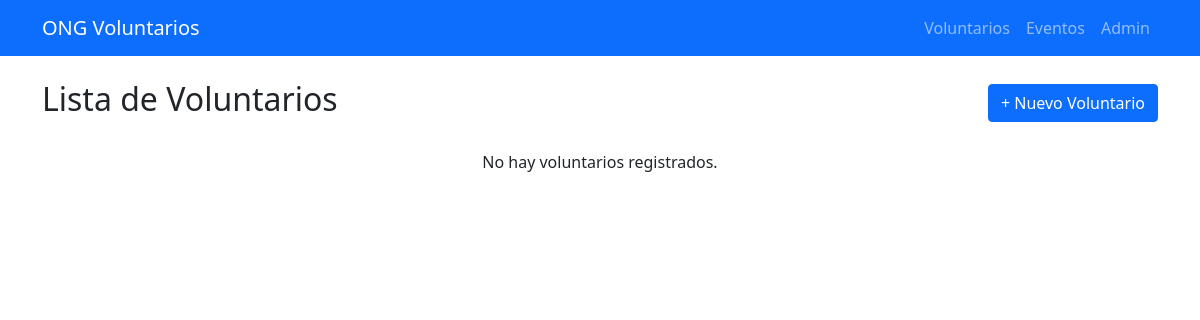
The app's page /voluntarios/, older data.
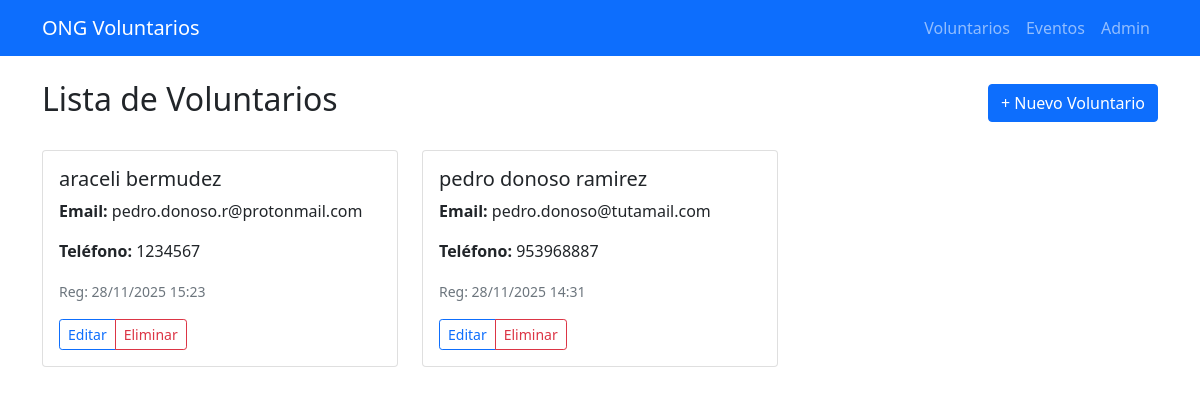
The same page, newer data.
### gestion/models.py (models this page shows, shortened)
class Voluntario(models.Model):
    nombre = models.CharField(max_length=255)
    email = models.EmailField(unique=True)
    telefono = models.CharField(max_length=15, blank=True, null=True)
    fecha_registro = models.DateTimeField(auto_now_add=True)

### gestion/views.py (the view)
# urls.py: path('voluntarios/', views.voluntario_list, name='voluntario_list'),
def voluntario_list(request):
    voluntarios = Voluntario.objects.all().order_by('nombre')
    return render(request, 'gestion/voluntario_list.html',
                  {'voluntarios': voluntarios})

### gestion/templates/gestion/voluntario_list.html
{% extends 'gestion/base.html' %}
{% block content %}
<div class="d-flex justify-content-between align-items-center mb-4">
    <h2>Lista de Voluntarios</h2>
    <a href="{% url 'voluntario_create' %}" class="btn btn-primary">+ Nuevo Voluntario</a>
</div>
<div class="row">
    {% for voluntario in voluntarios %}
    <div class="col-md-4 mb-3">
        <div class="card">
            <div class="card-body">
                <h5 class="card-title">{{ voluntario.nombre }}</h5>
                <p class="card-text"><strong>Email:</strong> {{ voluntario.email }}</p>
                {% if voluntario.telefono %}<p><strong>Teléfono:</strong> {{ voluntario.telefono }}</p>{% endif %}
                <p><small class="text-muted">Reg: {{ voluntario.fecha_registro|date:"d/m/Y H:i" }}</small></p>
                <div class="btn-group">
                    <a href="{% url 'voluntario_edit' voluntario.pk %}" class="btn btn-sm btn-outline-primary">Editar</a>
                    <a href="{% url 'voluntario_delete' voluntario.pk %}" class="btn btn-sm btn-outline-danger">Eliminar</a>
                </div>
            </div>
        </div>
    </div>
    {% empty %}
    <div class="col-12"><p class="text-center">No hay voluntarios registrados.</p></div>
    {% endfor %}
</div>
{% endblock %}

### gestion/templates/gestion/base.html (shortened to what this page needs)
<!DOCTYPE html>
<html>
<head>
    <link href="https://cdn.jsdelivr.net/npm/bootstrap@5.1.3/dist/css/bootstrap.min.css" rel="stylesheet">
</head>
<body>
    <nav class="navbar navbar-expand-lg navbar-dark bg-primary">
        <div class="container">
            <a class="navbar-brand" href="{% url 'voluntario_list' %}">ONG Voluntarios</a>
            <div class="navbar-nav">
                <a class="nav-link" href="{% url 'voluntario_list' %}">Voluntarios</a>
                <a class="nav-link" href="{% url 'evento_list' %}">Eventos</a>
                <a class="nav-link" href="/admin/">Admin</a>
            </div>
        </div>
    </nav>
    <div class="container mt-4">
        {% block content %}{% endblock %}
    </div>
</body>
</html>

Row changes from the older to the newer data that the page shows:
added Voluntario: nombre "araceli bermudez", email "pedro.donoso.r@protonmail.com", telefono "1234567", fecha_registro "28/11/2025 15:23"
added Voluntario: nombre "pedro donoso ramirez", email "pedro.donoso@tutamail.com", telefono "953968887", fecha_registro "28/11/2025 14:31"
Text that changed along with them:
text no longer shown: "No hay voluntarios registrados."
